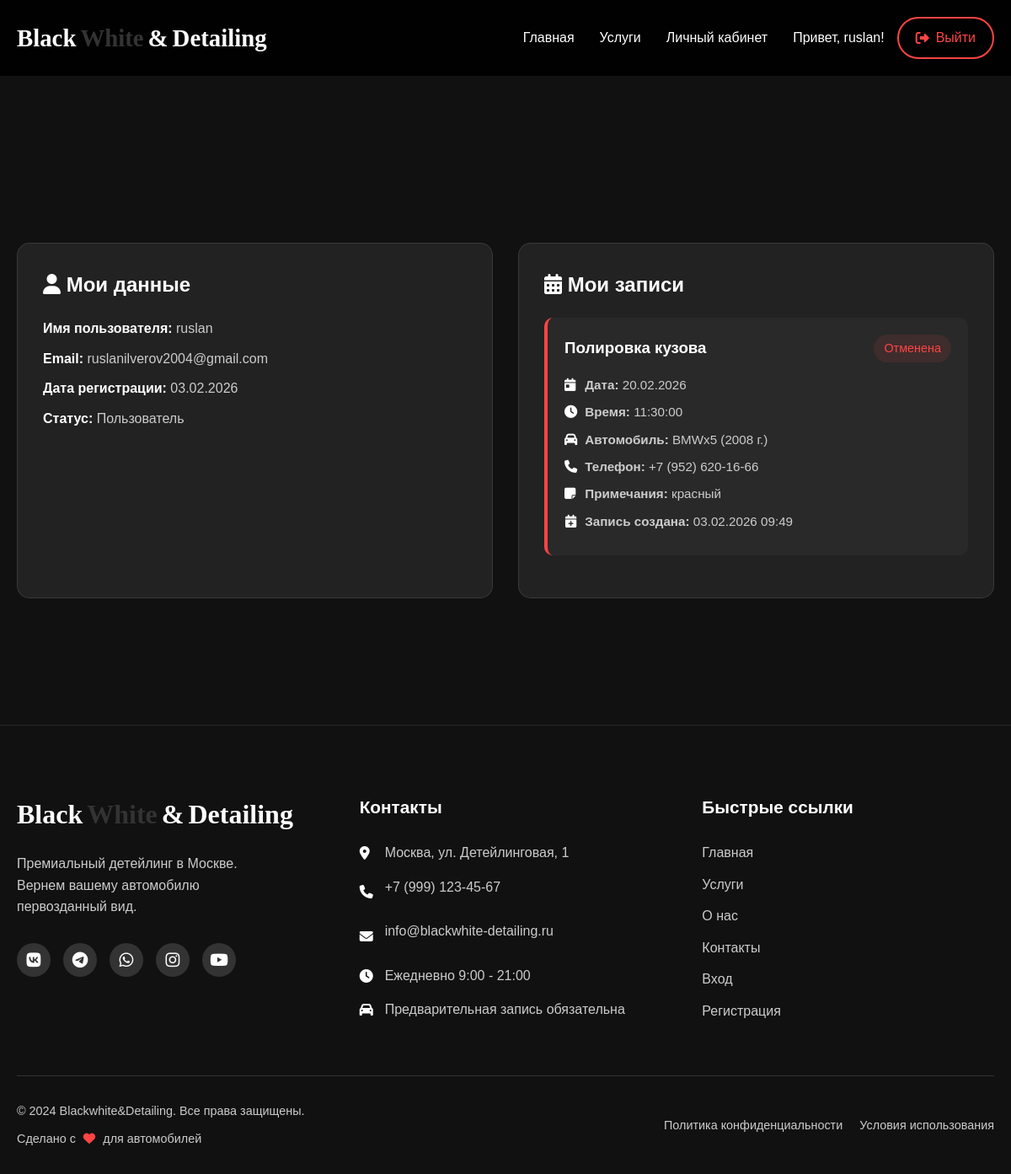
Screenshot of /profile.php (signed in) with the database file from the repository.
### tables this page shows
CREATE TABLE `users` (
  `id` int NOT NULL,
  `username` varchar(50) NOT NULL,
  `email` varchar(100) NOT NULL,
  `password` varchar(255) NOT NULL,
  `is_admin` tinyint DEFAULT '0',
  `created_at` timestamp NULL DEFAULT CURRENT_TIMESTAMP
);

CREATE TABLE `bookings` (
  `id` int NOT NULL,
  `user_id` int NOT NULL,
  `service_id` int NOT NULL,
  `booking_date` date NOT NULL,
  `booking_time` time NOT NULL,
  `car_model` varchar(100) NOT NULL,
  `car_year` year DEFAULT NULL,
  `phone` varchar(20) NOT NULL,
  `notes` text,
  `status` enum('pending','confirmed','completed','cancelled') DEFAULT 'pending',
  `created_at` timestamp NULL DEFAULT CURRENT_TIMESTAMP
);

CREATE TABLE `services` (
  `id` int NOT NULL,
  `title` varchar(100) NOT NULL,
  `description` text NOT NULL,
  `image` varchar(255) DEFAULT NULL,
  `created_at` timestamp NULL DEFAULT CURRENT_TIMESTAMP
);

### profile.php (the view, shortened to what this page needs)
<?php
require_once 'config.php';
$user_id = $_SESSION['user_id'];
$query = "SELECT * FROM users WHERE id = $user_id";
$result = mysqli_query($connection, $query);
$user = mysqli_fetch_assoc($result);
$bookings_query = "SELECT b.*, s.title as service_name
                  FROM bookings b
                  LEFT JOIN services s ON b.service_id = s.id
                  WHERE b.user_id = $user_id
                  ORDER BY b.booking_date DESC, b.booking_time DESC";
$bookings_result = mysqli_query($connection, $bookings_query);
?>
<!DOCTYPE html>
<html lang="ru">
<head>
    <link rel="stylesheet" href="style.css">
    <link rel="stylesheet" href="https://cdnjs.cloudflare.com/ajax/libs/font-awesome/6.4.0/css/all.min.css">
</head>
<body>
    <nav class="navbar">
        <div class="container nav-container">
            <a href="index.php" class="logo">
                <span class="logo-black">Black</span><span class="logo-white">White</span>
                <span class="logo-amp">&</span>
                <span class="logo-detailing">Detailing</span>
            </a>
            <div class="nav-menu">
                <a href="index.php" class="nav-link">Главная</a>
                <a href="index.php#services" class="nav-link">Услуги</a>
                <a href="profile.php" class="nav-link active">Личный кабинет</a>
                <div class="auth-buttons">
                    <span class="welcome-text">Привет, <?php echo htmlspecialchars($user['username']); ?>!</span>
                    <a href="logout.php" class="btn-logout">
                        <i class="fas fa-sign-out-alt"></i> Выйти
                    </a>
                </div>
            </div>
        </div>
    </nav>
    <section class="profile-section">
        <div class="container">
            <div class="profile-header">
            </div>
            <div class="profile-cards">
                <div class="profile-card">
                    <h2 style="color: #fff; margin-bottom: 20px; font-size: 1.5rem;">
                        <i class="fas fa-user"></i> Мои данные
                    </h2>
                    <div class="user-info">
                        <p><strong>Имя пользователя:</strong> <?php echo htmlspecialchars($user['username']); ?></p>
                        <p><strong>Email:</strong> <?php echo htmlspecialchars($user['email']); ?></p>
                        <p><strong>Дата регистрации:</strong> <?php echo date('d.m.Y', strtotime($user['created_at'])); ?></p>
                        <p><strong>Статус:</strong>
                            <?php if ($user['is_admin'] == 1): ?>
                                <span style="color: #44ff44;">Администратор</span>
                            <?php else: ?>
                                <span style="color: #ccc;">Пользователь</span>
                            <?php endif; ?>
                        </p>
                    </div>
                </div>
                <div class="profile-card">
                    <h2 style="color: #fff; margin-bottom: 20px; font-size: 1.5rem;">
                        <i class="fas fa-calendar-alt"></i> Мои записи
                    </h2>
                    <?php if (mysqli_num_rows($bookings_result) > 0): ?>
                        <div class="bookings-list">
                            <?php while ($booking = mysqli_fetch_assoc($bookings_result)): ?>
                                <div class="booking-card <?php echo $booking['status']; ?>">
                                    <div class="booking-header">
                                        <h3><?php echo htmlspecialchars($booking['service_name']); ?></h3>
                                        <span class="booking-status status-<?php echo $booking['status']; ?>">
                                            <?php
                                            $statuses = [
                                                'pending' => 'Ожидает',
                                                'confirmed' => 'Подтверждена',
                                                'completed' => 'Выполнена',
                                                'cancelled' => 'Отменена'
                                            ];
                                            echo $statuses[$booking['status']];
                                            ?>
                                        </span>
                                    </div>
                                    <div class="booking-details">
                                        <p><i class="fas fa-calendar-day"></i>
                                            <strong>Дата:</strong> <?php echo date('d.m.Y', strtotime($booking['booking_date'])); ?>
                                        </p>
                                        <p><i class="fas fa-clock"></i>
                                            <strong>Время:</strong> <?php echo $booking['booking_time']; ?>
                                        </p>
                                        <p><i class="fas fa-car"></i>
                                            <strong>Автомобиль:</strong> <?php echo htmlspecialchars($booking['car_model']); ?>
                                            <?php if ($booking['car_year']): ?>
                                                (<?php echo $booking['car_year']; ?> г.)
                                            <?php endif; ?>
                                        </p>
                                        <p><i class="fas fa-phone"></i>
                                            <strong>Телефон:</strong> <?php echo htmlspecialchars($booking['phone']); ?>
                                        </p>
                                        <?php if ($booking['notes']): ?>
                                            <p><i class="fas fa-sticky-note"></i>
                                                <strong>Примечания:</strong> <?php echo htmlspecialchars($booking['notes']); ?>
                                            </p>
                                        <?php endif; ?>
                                        <p><i class="fas fa-calendar-plus"></i>
                                            <strong>Запись создана:</strong> <?php echo date('d.m.Y H:i', strtotime($booking['created_at'])); ?>
                                        </p>
                                    </div>
                                </div>
                            <?php endwhile; ?>
                        </div>
                    <?php endif; ?>
                </div>
            </div>
        </div>
    </section>
<footer id="contact" class="footer">
    <div class="container">
        <div class="footer-content">
            <div class="footer-info">
                <div class="logo footer-logo">
                    <span class="logo-black">Black</span><span class="logo-white">White</span>
                    <span class="logo-amp">&</span>
                    <span class="logo-detailing">Detailing</span>
                </div>
                <p class="footer-text">
                    Премиальный детейлинг в Москве. <br>
                    Вернем вашему автомобилю первозданный вид.
                </p>
                <div class="social-links">
                    <a href="https://vk.com/blackwhite_detailing"
                       target="_blank"
                       class="social-link"
                       title="Мы ВКонтакте">
                        <i class="fab fa-vk"></i>
                    </a>
                    <a href="https://t.me/blackwhite_detailing"
                       target="_blank"
                       class="social-link"
                       title="Наш Telegram">
                        <i class="fab fa-telegram"></i>
                    </a>
                    <a href="https://wa.me/79991234567"
                       target="_blank"
                       class="social-link"
                       title="Написать в WhatsApp">
                        <i class="fab fa-whatsapp"></i>
                    </a>
                    <a href="https://www.instagram.com/blackwhite_detailing"
                       target="_blank"
                       class="social-link"
                       title="Мы в Instagram">
                        <i class="fab fa-instagram"></i>
                    </a>
                    <a href="https://www.youtube.com/@blackwhite_detailing"
                       target="_blank"
                       class="social-link"
                       title="Наш YouTube канал">
                        <i class="fab fa-youtube"></i>
                    </a>
                </div>
            </div>
            <div class="footer-contact">
                <h3 class="footer-title">Контакты</h3>
                <p><i class="fas fa-map-marker-alt"></i> Москва, ул. Детейлинговая, 1</p>
                <p><i class="fas fa-phone"></i> <a href="tel:+79991234567" class="footer-link">+7 (999) 123-45-67</a></p>
                <p><i class="fas fa-envelope"></i> <a href="mailto:info@blackwhite-detailing.ru" class="footer-link">info@blackwhite-detailing.ru</a></p>
                <p><i class="fas fa-clock"></i> Ежедневно 9:00 - 21:00</p>
                <p><i class="fas fa-car"></i> Предварительная запись обязательна</p>
            </div>
            <div class="footer-links">
                <h3 class="footer-title">Быстрые ссылки</h3>
                <a href="index.php#home" class="footer-link">Главная</a>
                <a href="index.php#services" class="footer-link">Услуги</a>
                <a href="index.php#about" class="footer-link">О нас</a>
                <a href="index.php#contact" class="footer-link">Контакты</a>
                <a href="login.php" class="footer-link">Вход</a>
                <a href="register.php" class="footer-link">Регистрация</a>
            </div>
        </div>
        <div class="footer-bottom">
            <div class="footer-bottom-left">
                <p>&copy; 2024 Blackwhite&Detailing. Все права защищены.</p>
                <p>Сделано с <i class="fas fa-heart"></i> для автомобилей</p>
            </div>
            <div class="footer-bottom-right">
                <a href="privacy.php" class="footer-link">Политика конфиденциальности</a>
                <a href="terms.php" class="footer-link">Условия использования</a>
            </div>
        </div>
    </div>
</footer>

### style.css (style rules this page uses)
* { margin: 0; padding: 0; box-sizing: border-box; }
:root { --black: #000000; --white: #ffffff; --gray-dark: #111111; --gray-medium: #222222; --gray-light: #333333; --gray-lighter: #444444; --accent: #ffffff; --accent-dark: #cccccc; }
body { font-family: 'Montserrat', sans-serif; background-color: var(--black); color: var(--white); line-height: 1.6; overflow-x: hidden; }
.container { max-width: 1200px; margin: 0 auto; padding: 0 20px; }
.navbar { position: fixed; top: 0; left: 0; width: 100%; background-color: rgba(0, 0, 0, 0.9); backdrop-filter: blur(10px); z-index: 1000; padding: 20px 0; transition: all 0.3s ease; }
.nav-container { display: flex; justify-content: space-between; align-items: center; }
.logo { font-family: 'Playfair Display', serif; font-size: 1.8rem; font-weight: 600; text-decoration: none; display: flex; align-items: center; gap: 5px; }
.logo-black { color: var(--white); }
.logo-white { color: var(--gray-light); }
.logo-amp { color: var(--accent); }
.logo-detailing { color: var(--white); }
.nav-menu { display: flex; align-items: center; gap: 30px; }
.nav-link { color: var(--white); text-decoration: none; font-weight: 500; transition: color 0.3s; position: relative; }
.nav-link::after { content: ''; position: absolute; bottom: -5px; left: 0; width: 0; height: 2px; background-color: var(--accent); transition: width 0.3s; }
.auth-buttons { display: flex; align-items: center; gap: 15px; }
.welcome-text { color: var(--accent); font-weight: 500; }
.btn-login, .btn-register, .btn-logout, .btn-admin { padding: 10px 20px; border: 2px solid var(--white); border-radius: 30px; text-decoration: none; color: var(--white); font-weight: 500; transition: all 0.3s; display: flex; align-items: center; gap: 8px; }
.btn-logout { border-color: #ff4444; color: #ff4444; }
.footer { background-color: var(--gray-dark); padding: 80px 0 30px; border-top: 1px solid rgba(255, 255, 255, 0.1); }
.footer-content { display: grid; grid-template-columns: repeat(3, 1fr); gap: 60px; margin-bottom: 50px; }
.footer-logo { font-size: 2rem; margin-bottom: 20px; }
.footer-text { color: var(--accent-dark); margin-bottom: 30px; max-width: 300px; line-height: 1.6; }
.social-links { display: flex; gap: 15px; margin-top: 20px; }
.social-link { display: flex; align-items: center; justify-content: center; width: 40px; height: 40px; background-color: var(--gray-light); color: var(--white); border-radius: 50%; text-decoration: none; transition: all 0.3s; font-size: 1.2rem; position: relative; }
.social-link::after { content: attr(title); position: absolute; bottom: -30px; left: 50%; transform: translateX(-50%); background-color: rgba(0, 0, 0, 0.8); color: white; padding: 5px 10px; border-radius: 5px; font-size: 0.8rem; white-space: nowrap; opacity: 0; transition: opacity 0.3s; pointer-events: none; z-index: 100; }
.footer-title { font-size: 1.3rem; margin-bottom: 25px; color: var(--accent); }
.footer-contact p { margin-bottom: 15px; display: flex; align-items: center; gap: 10px; color: var(--accent-dark); }
.footer-contact i { color: var(--accent); width: 20px; }
.footer-link { color: var(--accent-dark); text-decoration: none; transition: color 0.3s; display: block; margin-bottom: 12px; }
.footer-links { display: flex; flex-direction: column; }
.footer-bottom { padding-top: 30px; border-top: 1px solid var(--gray-light); display: flex; justify-content: space-between; align-items: center; flex-wrap: wrap; gap: 20px; }
.footer-bottom-left { display: flex; flex-direction: column; gap: 10px; }
.footer-bottom-left p { color: var(--accent-dark); font-size: 0.9rem; margin: 0; }
.footer-bottom-left i { color: #ff4444; margin: 0 5px; }
.footer-bottom-right { display: flex; gap: 20px; }
.footer-bottom-right .footer-link { font-size: 0.9rem; margin: 0; }

### rows the page displays
users: username "ruslan", email "ruslanilverov2004@gmail.com", created_at "03.02.2026"
bookings: service.title "Полировка кузова", status "Отменена", booking_date "20.02.2026", booking_time "11:30:00", car_model "BMWx5", car_year "2008", phone "+7 (952) 620-16-66", notes "красный", created_at "03.02.2026 09:49"
